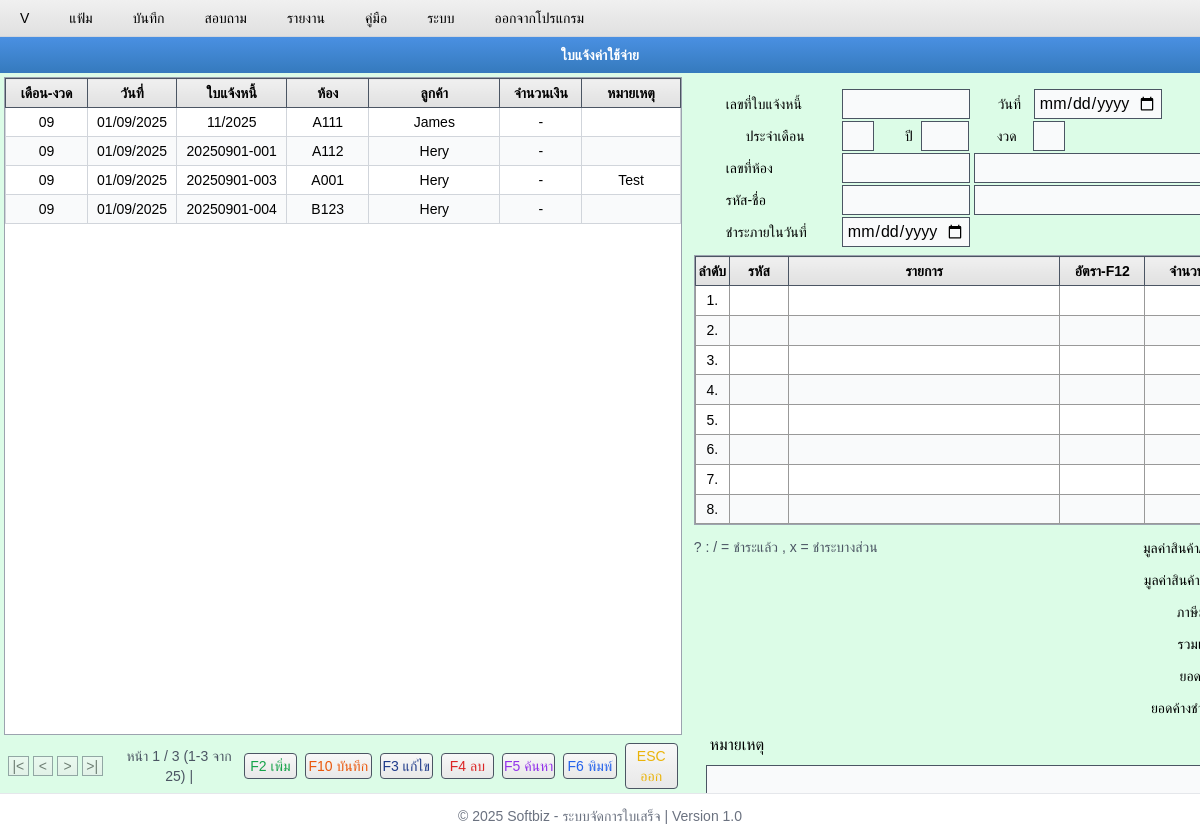
The app's page /m34/, older data.
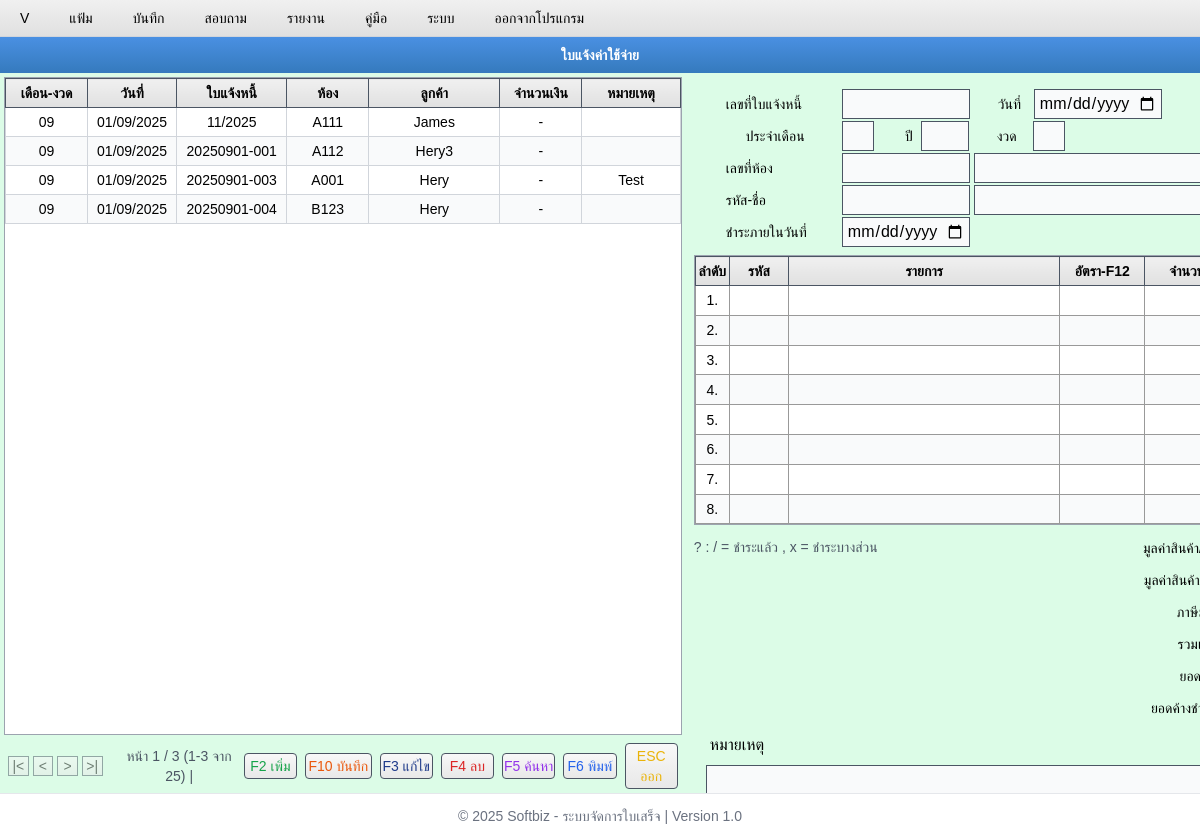
The same page, newer data.
### m34/models.py (models this page shows, shortened)
class CmtArtr(models.Model):
    bill_no = models.CharField(max_length=50, unique=True, verbose_name="เลขที่ใบแจ้งหนี้")
    date = models.DateField(verbose_name="วันที่")
    month = models.CharField(max_length=10, verbose_name="ประจำเดือน")
    year = models.CharField(max_length=10, verbose_name="ปี")
    prd = models.CharField(max_length=20, blank=True, null=True, verbose_name="งวด")
    room_no_1 = models.CharField(
        max_length=20, blank=True, null=True, verbose_name="เลขที่ห้อง 1"
    )
    room_no_2 = models.CharField(
        max_length=100, blank=True, null=True, verbose_name="เลขที่ห้อง 2"
    )
    member_1 = models.CharField(max_length=100, verbose_name="รหัส-ชื่อ 1")
    member_2 = models.CharField(
        max_length=100, blank=True, null=True, verbose_name="รหัส-ชื่อ 2"
    )
    duedate = models.DateField(verbose_name="ชำระภายในวันที่")
    remark_1 = models.TextField(blank=True, null=True, verbose_name="หมายเหตุ 1")
    remark_2 = models.CharField(blank=True, null=True, verbose_name="หมายเหตุ 2")
    total_before_vat = models.DecimalField(
        max_digits=12, decimal_places=2, default=0, verbose_name="มูลค่าก่อนภาษี"
    )
    vat_amount = models.DecimalField(
        max_digits=12, decimal_places=2, default=0, verbose_name="ภาษีมูลค่าเพิ่ม"
    )
    total_amount = models.DecimalField(
        max_digits=12, decimal_places=2, default=0, verbose_name="รวมเงินทั้งสิ้น"
    )
    paid_amount = models.DecimalField(
        max_digits=12, decimal_places=2, default=0, verbose_name="ยอดชำระแล้ว"
    )
    outstanding_amount = models.DecimalField(
        max_digits=12, decimal_places=2, default=0, verbose_name="ยอดค้างชำระ"
    )
    timestamp = models.DateTimeField(default=timezone.now, verbose_name="เวลาบันทึก")
    updated_at = models.DateTimeField(auto_now=True, verbose_name="เวลาอัพเดท")
    class Meta:
        db_table = "CMT_ARTR"
        verbose_name = "ข้อมูลใบเสร็จ"
        verbose_name_plural = "ข้อมูลใบเสร็จทั้งหมด"
        ordering = ["-timestamp"]

### m34/views.py (the view, shortened to what this page needs)
# urls.py: path("m34/", include("m34.urls")),
def m34(request):
    if request.method == "GET" and request.GET.get("action") == "get_new_bill_no":
        new_bill_no = generate_bill_no()
        return JsonResponse({"status": "success", "bill_no": new_bill_no})
    cmt_artr = CmtArtr.objects.all().order_by("id")
    cmt_artr_item = CmtArtrItem.objects.all()
    paginator = Paginator(cmt_artr, 10)
    page_number = request.GET.get("page")
    page_obj = paginator.get_page(page_number)
    if request.method == "POST":
        form = CmtArtrForm(request.POST)
        if form.is_valid():
            form.save()
            messages.success(request, "เพิ่มสินค้าเรียบร้อยแล้ว!")
        else:
            messages.error(request, "กรุณาตรวจสอบข้อมูลให้ถูกต้อง")
    else:
        form = CmtArtrForm()
    item_dict = {
        item.item_code: {
            "description": item.description,
            "rate": float(item.rate) if item.rate else 0,
            "quantity": float(item.quantity) if item.quantity else 0,
            "amount": float(item.amount) if item.amount else 0,
        }
        for item in cmt_artr_item
        if item.item_code
    }
    context = {
        "row_numbers": range(1, 9),
        "form": form,
        "cmt_artr": page_obj,
        "page_obj": page_obj,
        "cmt_artr_item": cmt_artr_item,
        "item_data_json": json.dumps(item_dict),
        "f_12": "F2 เพิ่ม",
    }
    return render(request, "m34/index.html", context)

### m34/templates/m34/index.html (shortened to what the changed rows need)
{% extends 'base.html' %}
{% load static %}
{% block content %}
    <div class="flex bg-green-100 font-thai overflow-hidden" style="height: calc(100vh - 80px);">
        <div class="flex-1 bg-green-100 flex flex-col text-center">
            <div class="flex-1 bg-white overflow-auto border border-gray-400 m-1">
                <table class="w-full border-collapse">
                    <thead>
                        <tr>
                            <th class="gradient-light-gray border border-gray-600 px-2 py-1 font-bold sticky top-0 z-10 w-20">เดือน-งวด</th>
                            <th class="gradient-light-gray border border-gray-600 px-2 py-1 font-bold sticky top-0 z-10 w-20">วันที่</th>
                            <th class="gradient-light-gray border border-gray-600 px-2 py-1 font-bold sticky top-0 z-10 w-20">ใบแจ้งหนี้</th>
                            <th class="gradient-light-gray border border-gray-600 px-2 py-1 font-bold sticky top-0 z-10 w-20">ห้อง</th>
                            <th class="gradient-light-gray border border-gray-600 px-2 py-1 font-bold sticky top-0 z-10 w-32">ลูกค้า</th>
                            <th class="gradient-light-gray border border-gray-600 px-2 py-1 font-bold sticky top-0 z-10 w-20">จำนวนเงิน</th>
                            <th class="gradient-light-gray border border-gray-600 px-2 py-1 font-bold sticky top-0 z-10 w-24">หมายเหตุ</th>
                        </tr>
                    </thead>
                    <tbody id="dataTable">
                        {% for record in cmt_artr %}
                        <tr onclick="selectRecord(this, '{{ record.id }}')" data-id="{{ record.id }}"
                            class="cursor-pointer hover:bg-blue-100 even:bg-gray-50 border-b border-gray-200">
                            <td class="border border-gray-300 px-2 py-1 whitespace-nowrap">{{ record.month|default:"-" }}</td>
                            <td class="border border-gray-300 px-2 py-1 whitespace-nowrap">{{ record.date|date:"d/m/Y" }}</td>
                            <td class="border border-gray-300 px-2 py-1 whitespace-nowrap">{{ record.bill_no }}</td>
                            <td class="border border-gray-300 px-2 py-1 whitespace-nowrap">{{ record.room_no_1 }}</td>
                            <td class="border border-gray-300 px-2 py-1 whitespace-nowrap">{{ record.member_2 }}</td>
                            <td class="border border-gray-300 px-2 py-1 text-center whitespace-nowrap">{{ record.amount|default:"-" }}</td>
                            <td class="border border-gray-300 px-2 py-1 whitespace-nowrap">{{ record.remark_1 }}</td>
                        </tr>
                        {% endfor %}
                    </tbody>
                </table>
            </div>
        </div>
        <div class="flex-1 bg-green-100 flex flex-col">
            <form method="POST" action="" id="formSection" class="bg-green-100 mb-0">
                <div class="bg-green-100 flex-1 flex flex-col">
                    <div class="bg-white flex-1 overflow-auto border border-gray-400 mx-2">
                        <table class="w-full border-collapse table-fixed">
                            <thead>
                                <tr>
                                    <th class="gradient-light-gray border border-gray-600 py-1 font-bold sticky top-0 z-10 w-4">ลำดับ</th>
                                    <th class="gradient-light-gray border border-gray-600 px-2 py-1 font-bold sticky top-0 z-10 w-7">รหัส</th>
                                    <th class="gradient-light-gray border border-gray-600 px-2 py-1 font-bold sticky top-0 z-10 w-32">รายการ</th>
                                    <th class="gradient-light-gray border border-gray-600 px-2 py-1 font-bold sticky top-0 z-10 w-10">อัตรา-F12</th>
                                    <th class="gradient-light-gray border border-gray-600 px-2 py-1 font-bold sticky top-0 z-10 w-10">จำนวน</th>
                                </tr>
                            </thead>
                        </table>
                    </div>
                </div>
            </form>
        </div>
    </div>
{% endblock %}

Row changes from the older to the newer data that the page shows:
changed CmtArtr: member_2 "Hery" → "Hery3"
